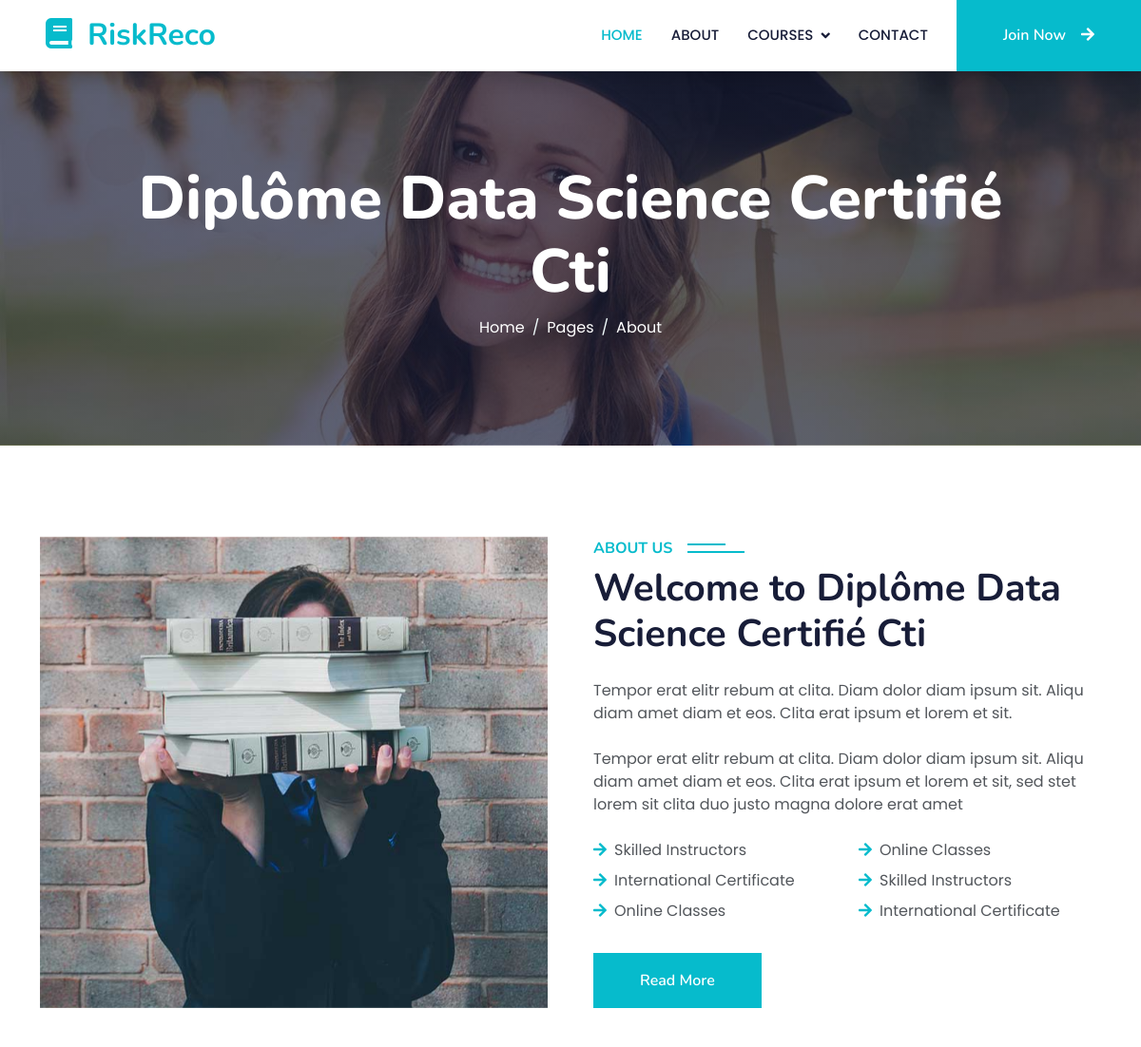
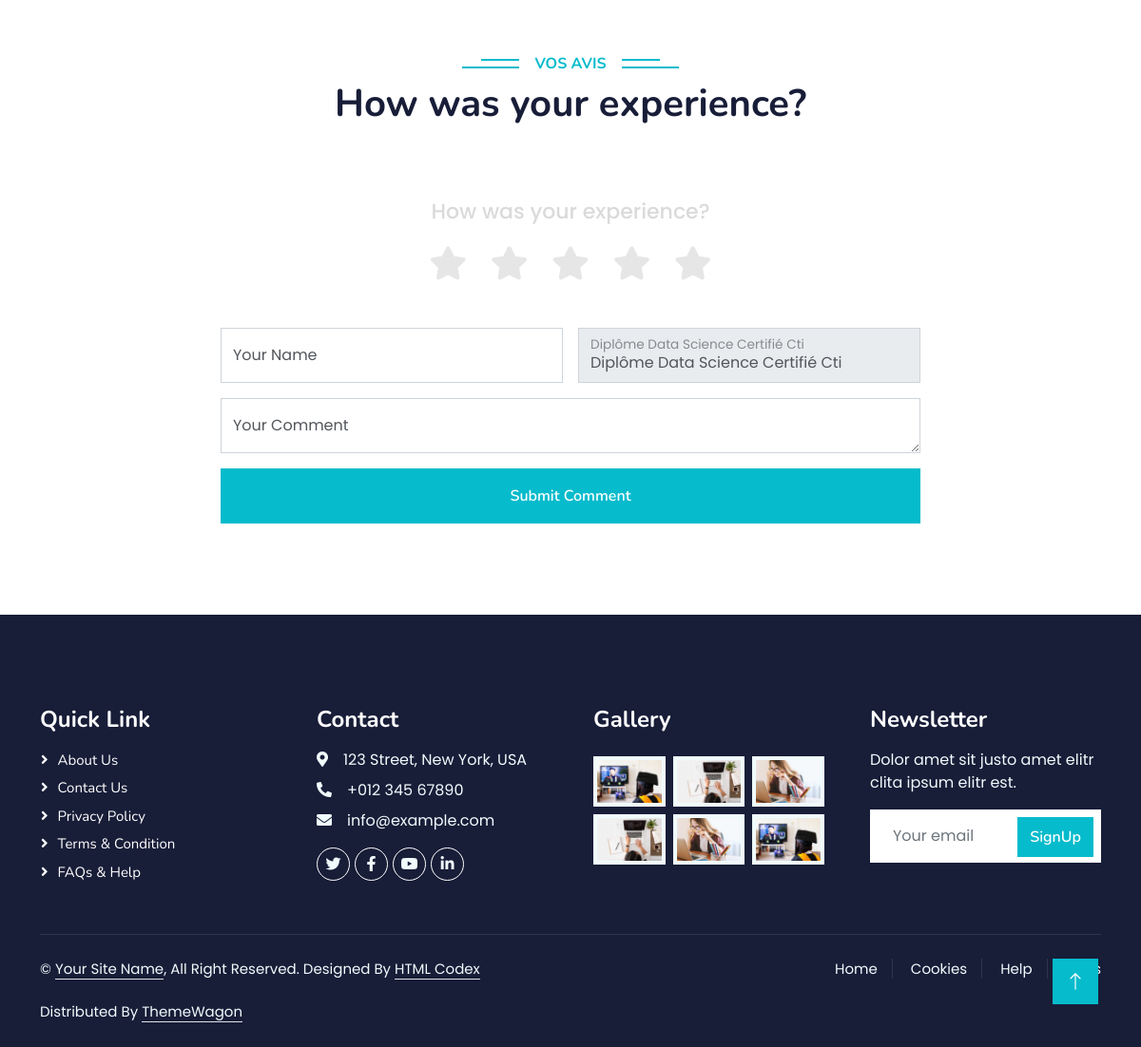
The app's page /diplomes_details/1/ with its own data (2 pictures, top to bottom).
### main/models.py (models this page shows, shortened)
class Diplome(models.Model):
    nom = models.CharField(max_length=100)
    prix = models.IntegerField()
    categorie = models.ForeignKey(Categorie, on_delete=models.CASCADE)
    option = models.ForeignKey(Options, on_delete=models.CASCADE)

### main/views.py (the view)
# urls.py: path('diplomes_details/<int:id>/', views.diplomes_details, name='diplomes_details'),
def diplomes_details(request, id):
    diplome = Diplome.objects.filter(id=id).first()
    return render(request, 'diplome_details.html', {'diplome': diplome})

### main/templates/diplome_details.html (shortened to what this page needs)
{% extends 'base.html' %}
{% load static %}
{% block content %}
    <div class="container-fluid bg-primary py-5 mb-5 page-header">
        <div class="container py-5">
            <div class="row justify-content-center">
                <div class="col-lg-10 text-center">
                    <h1 class="display-3 text-white animated slideInDown">{{diplome.nom}}</h1>
                    <nav aria-label="breadcrumb">
                        <ol class="breadcrumb justify-content-center">
                            <li class="breadcrumb-item"><a class="text-white" href="#">Home</a></li>
                            <li class="breadcrumb-item"><a class="text-white" href="#">Pages</a></li>
                            <li class="breadcrumb-item text-white active" aria-current="page">About</li>
                        </ol>
                    </nav>
                </div>
            </div>
        </div>
    </div>
    <div class="container-xxl py-5">
        <div class="container">
            <div class="row g-5">
                <div class="col-lg-6 wow fadeInUp" data-wow-delay="0.1s" style="min-height: 400px;">
                    <div class="position-relative h-100">
                        <img class="img-fluid position-absolute w-100 h-100" src="{% static 'assets/img/about.jpg' %}" alt="" style="object-fit: cover;">
                    </div>
                </div>
                <div class="col-lg-6 wow fadeInUp" data-wow-delay="0.3s">
                    <h6 class="section-title bg-white text-start text-primary pe-3">About Us</h6>
                    <h1 class="mb-4">Welcome to {{diplome.nom}}</h1>
                    <p class="mb-4">Tempor erat elitr rebum at clita. Diam dolor diam ipsum sit. Aliqu diam amet diam et eos. Clita erat ipsum et lorem et sit.</p>
                    <p class="mb-4">Tempor erat elitr rebum at clita. Diam dolor diam ipsum sit. Aliqu diam amet diam et eos. Clita erat ipsum et lorem et sit, sed stet lorem sit clita duo justo magna dolore erat amet</p>
                    <div class="row gy-2 gx-4 mb-4">
                        <div class="col-sm-6">
                            <p class="mb-0"><i class="fa fa-arrow-right text-primary me-2"></i>Skilled Instructors</p>
                        </div>
                        <div class="col-sm-6">
                            <p class="mb-0"><i class="fa fa-arrow-right text-primary me-2"></i>Online Classes</p>
                        </div>
                        <div class="col-sm-6">
                            <p class="mb-0"><i class="fa fa-arrow-right text-primary me-2"></i>International Certificate</p>
                        </div>
                        <div class="col-sm-6">
                            <p class="mb-0"><i class="fa fa-arrow-right text-primary me-2"></i>Skilled Instructors</p>
                        </div>
                        <div class="col-sm-6">
                            <p class="mb-0"><i class="fa fa-arrow-right text-primary me-2"></i>Online Classes</p>
                        </div>
                        <div class="col-sm-6">
                            <p class="mb-0"><i class="fa fa-arrow-right text-primary me-2"></i>International Certificate</p>
                        </div>
                    </div>
                    <a class="btn btn-primary py-3 px-5 mt-2" href="">Read More</a>
                </div>
            </div>
        </div>
    </div>
    <div class="container-xxl py-5">
        <div class="container">
            <div class="text-center wow fadeInUp" data-wow-delay="0.1s">
                <h6 class="section-title bg-white text-center text-primary px-3">Vos Avis</h6>
                <h1 class="mb-5">How was your experience?</h1>
            </div>
            <div class="row g-4">
                <div class="col-lg-8 col-md-6 offset-lg-2 offset-md-3 wow fadeInUp" data-wow-delay="0.5s">
                    <form method="POST" action="{% url 'main:save_Payment' %}">
                        <div class="row g-3">
                            <div class="col-12">
                                <div class="form-floating">
                                    <div class="rating-box">
                                        <header>How was your experience?</header>
                                        <div class="stars">
                                            <i class="fa fa-star"></i>
                                            <i class="fa fa-star"></i>
                                            <i class="fa fa-star"></i>
                                            <i class="fa fa-star"></i>
                                            <i class="fa fa-star"></i>
                                        </div>
                                    </div>
                                </div>
                            </div>
                            <div class="col-md-6">
                                <div class="form-floating">
                                    <input type="text" class="form-control" name="commenter_name" id="commenter_name" placeholder="Your Name" required>
                                    <label for="commenter_name">Your Name</label>
                                </div>
                            </div>
                            <div class="col-md-6">
                                <div class="form-floating">
                                    <input type="text" class="form-control" name="diploma_name" id="diploma_name" placeholder="Diploma Name" value="{{ diplome.nom }}" required readonly>
                                    <label for="diploma_name">{{ diplome.nom }}</label>
                                </div>
                            </div>
                            <div class="col-12">
                                <div class="form-floating">
                                    <textarea class="form-control" name="comment" id="comment" placeholder="Your Comment" required></textarea>
                                    <label for="comment">Your Comment</label>
                                </div>
                            </div>
                            <div class="col-12">
                                <button class="btn btn-primary w-100 py-3" type="submit">Submit Comment</button>
                            </div>
                        </div>
                    </form>
                </div>
            </div>
        </div>
    </div>
    {% endblock %}

### main/static/assets/css/style.css (style rules this page uses)
:root { --primary: #06BBCC; --light: #F0FBFC; --dark: #181d38; }
.btn { font-family: 'Nunito', sans-serif; font-weight: 600; transition: .5s; }
.btn.btn-primary, .btn.btn-secondary { color: #FFFFFF; }
.page-header { background: linear-gradient(rgba(24, 29, 56, .7), rgba(24, 29, 56, .7)), url(../img/carousel-1.jpg); background-position: center center; background-repeat: no-repeat; background-size: cover; }
.breadcrumb-item + .breadcrumb-item::before { color: var(--light); }
.section-title { position: relative; display: inline-block; text-transform: uppercase; }
.section-title::before { position: absolute; content: ""; width: calc(100% + 80px); height: 2px; top: 4px; left: -40px; background: var(--primary); z-index: -1; }
.section-title::after { position: absolute; content: ""; width: calc(100% + 120px); height: 2px; bottom: 5px; left: -60px; background: var(--primary); z-index: -1; }
.section-title.text-start::before { width: calc(100% + 40px); left: 0; }
.section-title.text-start::after { width: calc(100% + 60px); left: 0; }

### main/templates/diplome_details.html (style rules this page uses)
* { margin: 0; padding: 0; box-sizing: border-box; font-family: "Poppins", sans-serif; }
.rating-box { position: relative; background: #fff; padding: 25px 50px 35px; border-radius: 25px; box-shadow: 0 5px 10px rgba (0, 0, 0, 0.05); display: flex; flex-direction: column; align-items: center; justify-content: center; }
.rating-box header { font-size: 22px; color: #dadada; font-weight: 500; margin-bottom: 20px; text-align: center; }
.rating-box .stars { display: flex; align-items: center; gap: 25px; justify-content: center; }
.stars i { color: #e6e6e6; font-size: 35px; cursor: pointer; transition: color 0.2s ease; }

### records on screen
Diplome: nom "Diplôme Data Science Certifié Cti", diploma_name "Diplôme Data Science Certifié Cti"
